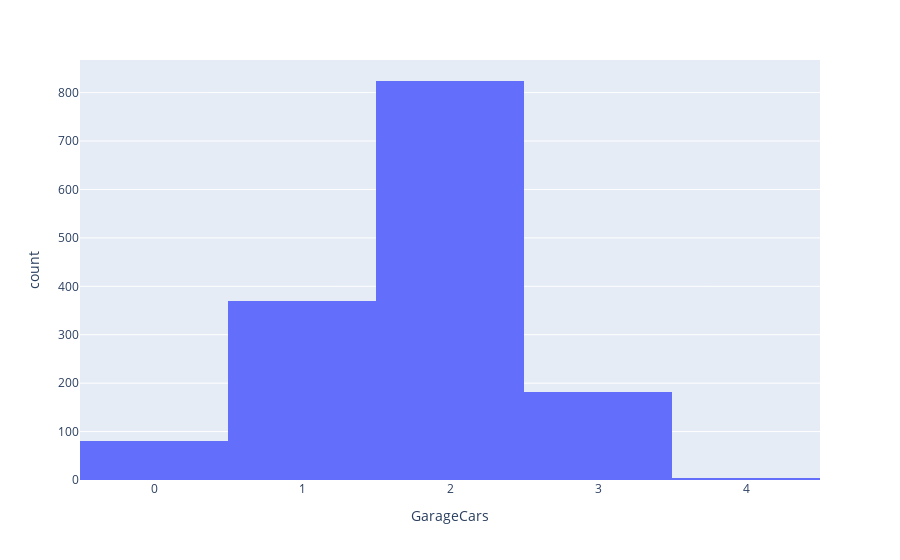

Notebook code for this chart:
### Code cell
px.histogram(df, x='GarageCars')

### Figure 1 — Plotly figure (JSON) as saved in the notebook; plotly's stock layout.template omitted (floating-point values rounded to 4 significant figures; data arrays with more than 128 entries replaced by an {"elided": "..."} marker saying what was removed)
{"data": [{"alignmentgroup": "True", "bingroup": "x", "hovertemplate": "GarageCars=%{x}<br>count=%{y}<extra></extra>", "legendgroup": "", "marker": {"color": "#636efa", "pattern": {"shape": ""}}, "name": "", "offsetgroup": "", "orientation": "v", "showlegend": false, "type": "histogram", "x": {"elided": "1460 int values"}, "xaxis": "x", "yaxis": "y"}], "layout": {"barmode": "relative", "legend": {"tracegroupgap": 0}, "margin": {"t": 60}, "xaxis": {"anchor": "y", "domain": [0, 1], "title": {"text": "GarageCars"}}, "yaxis": {"anchor": "x", "domain": [0, 1], "title": {"text": "count"}}}}
